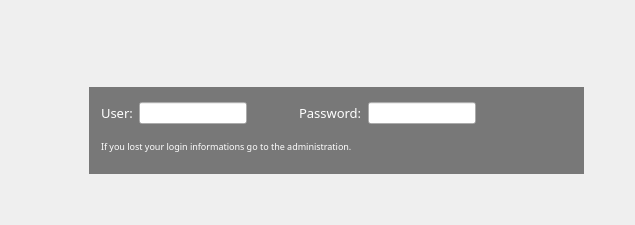
        <widget class="QWidget" name="PP">
         <property name="styleSheet">
          <string notr="true">#PP{
border-image: url(&quot;://sources/51b99e4122ca548cb490607bd674d47624e07c93.jpeg&quot;);
}</string>
         </property>
         <layout class="QGridLayout" name="gridLayout_7">
          <item row="2" column="2">
           <widget class="QGroupBox" name="group1">
            <property name="styleSheet">
             <string notr="true">#group1{
background:rgba(0,0,0,50%);
border:0;
}</string>
            </property>
            <property name="title">
             <string/>
            </property>
            <layout class="QGridLayout" name="gridLayout_4">
             <item row="0" column="0">
              <layout class="QGridLayout" name="gridLayout_2">
               <item row="0" column="5">
                <spacer name="horizontalSpacer_5">
                 <property name="orientation">
                  <enum>Qt::Horizontal</enum>
                 </property>
                 <property name="sizeHint" stdset="0">
                  <size>
                   <width>40</width>
                   <height>20</height>
                  </size>
                 </property>
                </spacer>
               </item>
               <item row="0" column="0">
                <widget class="QLabel" name="LLogin">
                 <property name="font">
                  <font>
                   <family>Cairo</family>
                   <pointsize>10</pointsize>
                  </font>
                 </property>
                 <property name="styleSheet">
                  <string notr="true">#LLogin{
color:white;
}</string>
                 </property>
                 <property name="text">
                  <string>User:</string>
                 </property>
                </widget>
               </item>
               <item row="0" column="1">
                <widget class="QLineEdit" name="lineEdit">
                 <property name="styleSheet">
                  <string notr="true">QLineEdit:focus{
border: 2px solid red;
}</string>
                 </property>
                </widget>
               </item>
               <item row="0" column="3">
                <widget class="QLabel" name="LPassword">
                 <property name="font">
                  <font>
                   <family>Cairo</family>
                   <pointsize>10</pointsize>
                  </font>
                 </property>
                 <property name="styleSheet">
                  <string notr="true">#LPassword{
color:white;
}</string>
                 </property>
                 <property name="text">
                  <string>Password:</string>
                 </property>
                </widget>
               </item>
               <item row="0" column="6" rowspan="2">
                <widget class="QPushButton" name="loginbut">
                 <property name="minimumSize">
                  <size>
                   <width>50</width>
                   <height>60</height>
                  </size>
                 </property>
                 <property name="styleSheet">
                  <string notr="true">#loginbut{
background-color: transparent;
border-image: url(&quot;://sources/Login1.png&quot;);
background: none;
border: none;
background-repeat: none;
}
#loginbut:hover
{
   border-image: url(&quot;://sources/Login1Hover.png&quot;);
}</string>
                 </property>
                 <property name="text">
                  <string/>
                 </property>
                </widget>
               </item>
               <item row="1" column="0" colspan="5">
                <widget class="QLabel" name="Msg1">
                 <property name="font">
                  <font>
                   <family>Cairo</family>
                   <pointsize>7</pointsize>
                  </font>
                 </property>
                 <property name="styleSheet">
                  <string notr="true">#Msg1{
color:white;
}</string>
                 </property>
                 <property name="text">
                  <string>If you lost your login informations go to the administration.</string>
                 </property>
                </widget>
               </item>
               <item row="0" column="4">
                <widget class="QLineEdit" name="lineEdit_2">
                 <property name="styleSheet">
                  <string notr="true">QLineEdit:focus{
border: 2px solid red;
}</string>
                 </property>
                </widget>
               </item>
               <item row="0" column="2">
                <spacer name="horizontalSpacer">
                 <property name="orientation">
                  <enum>Qt::Horizontal</enum>
                 </property>
                 <property name="sizeHint" stdset="0">
                  <size>
                   <width>40</width>
                   <height>20</height>
                  </size>
                 </property>
                </spacer>
               </item>
               <item row="1" column="5">
                <spacer name="horizontalSpacer_2">
                 <property name="orientation">
                  <enum>Qt::Horizontal</enum>
                 </property>
                 <property name="sizeHint" stdset="0">
                  <size>
                   <width>40</width>
                   <height>20</height>
                  </size>
                 </property>
                </spacer>
               </item>
              </layout>
             </item>
            </layout>
           </widget>
          </item>
          <item row="0" column="2">
           <widget class="QLabel" name="label_2">
            <property name="text">
             <string/>
            </property>
           </widget>
          </item>
          <item row="3" column="2">
           <spacer name="verticalSpacer_6">
            <property name="orientation">
             <enum>Qt::Vertical</enum>
            </property>
            <property name="sizeHint" stdset="0">
             <size>
              <width>20</width>
              <height>40</height>
             </size>
            </property>
           </spacer>
          </item>
          <item row="0" column="1">
           <spacer name="horizontalSpacer_9">
            <property name="orientation">
             <enum>Qt::Horizontal</enum>
            </property>
            <property name="sizeHint" stdset="0">
             <size>
              <width>40</width>
              <height>20</height>
             </size>
            </property>
           </spacer>
          </item>
          <item row="1" column="2">
           <spacer name="verticalSpacer_5">
            <property name="orientation">
             <enum>Qt::Vertical</enum>
            </property>
            <property name="sizeHint" stdset="0">
             <size>
              <width>20</width>
              <height>40</height>
             </size>
            </property>
           </spacer>
          </item>
          <item row="0" column="0">
           <widget class="QPushButton" name="Return">
            <property name="minimumSize">
             <size>
              <width>30</width>
              <height>30</height>
             </size>
            </property>
            <property name="styleSheet">
             <string notr="true">#Return {
background-color: transparent;
border-image: url(://sources/return-button0.png);
background: none;
border: none;
background-repeat: none;
}
#Return:hover
{
   border-image: url(://sources/return-button1.png);
}</string>
            </property>
            <property name="text">
             <string/>
            </property>
           </widget>
          </item>
          <item row="2" column="3">
           <spacer name="horizontalSpacer_10">
            <property name="orientation">
             <enum>Qt::Horizontal</enum>
            </property>
            <property name="sizeHint" stdset="0">
             <size>
              <width>40</width>
              <height>20</height>
             </size>
            </property>
           </spacer>
          </item>
         </layout>
        </widget>
